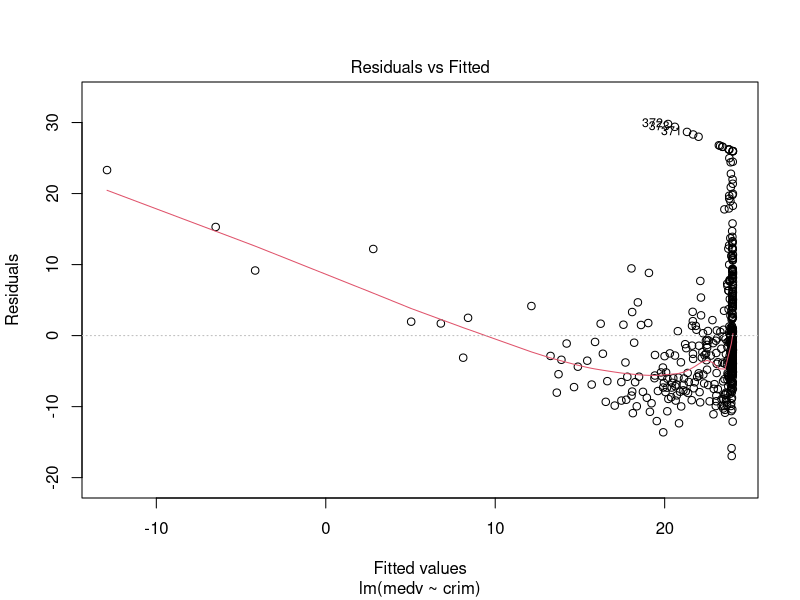
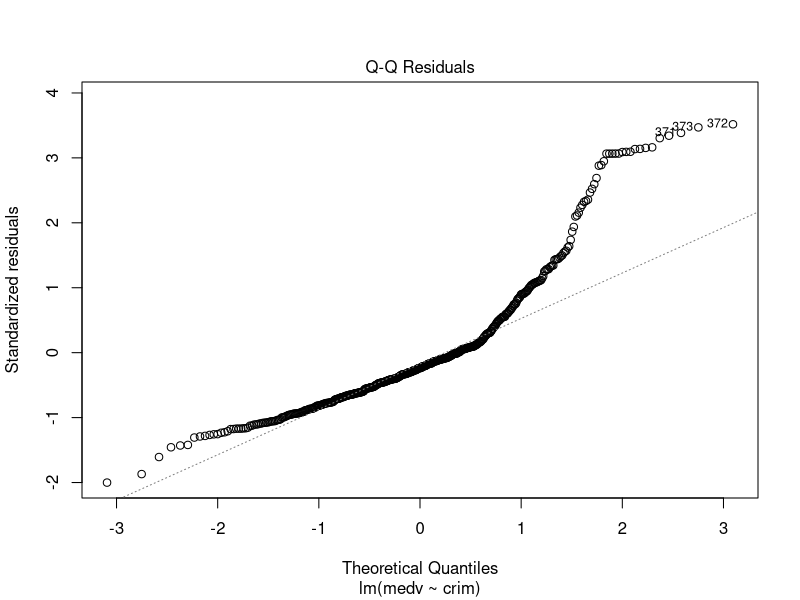
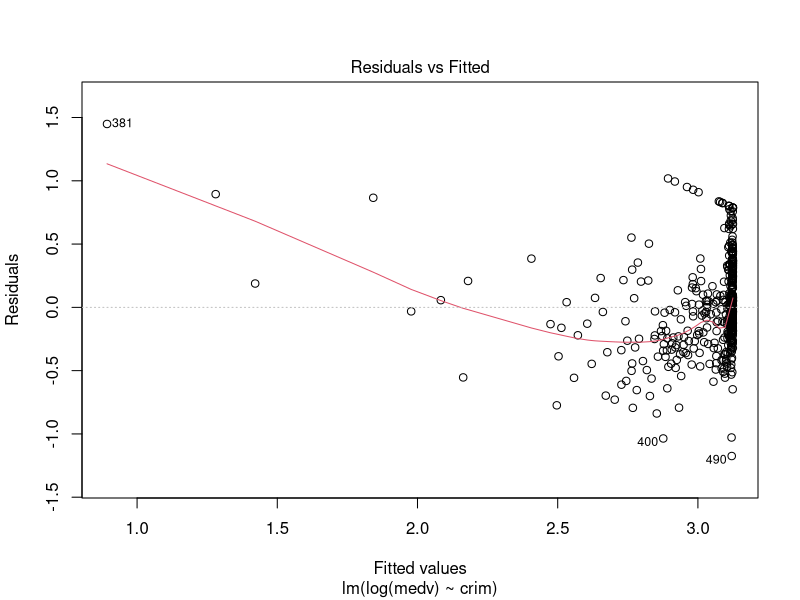
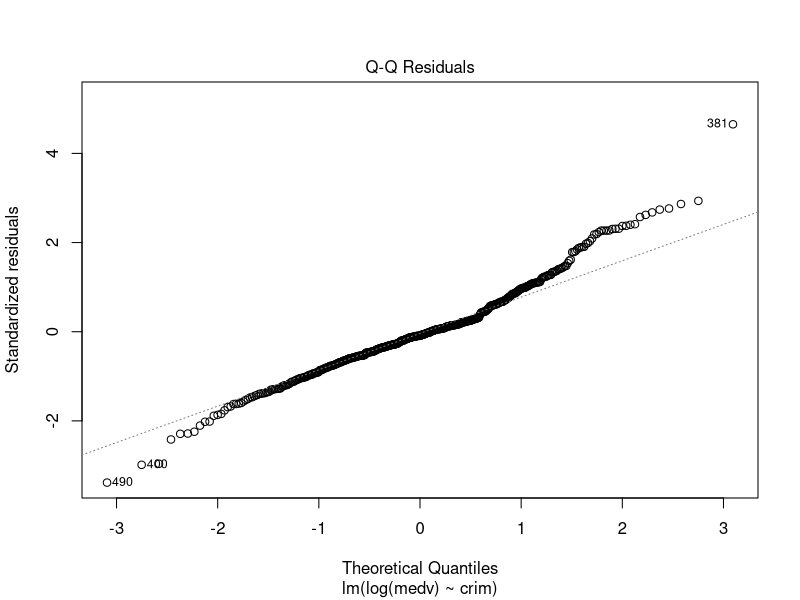
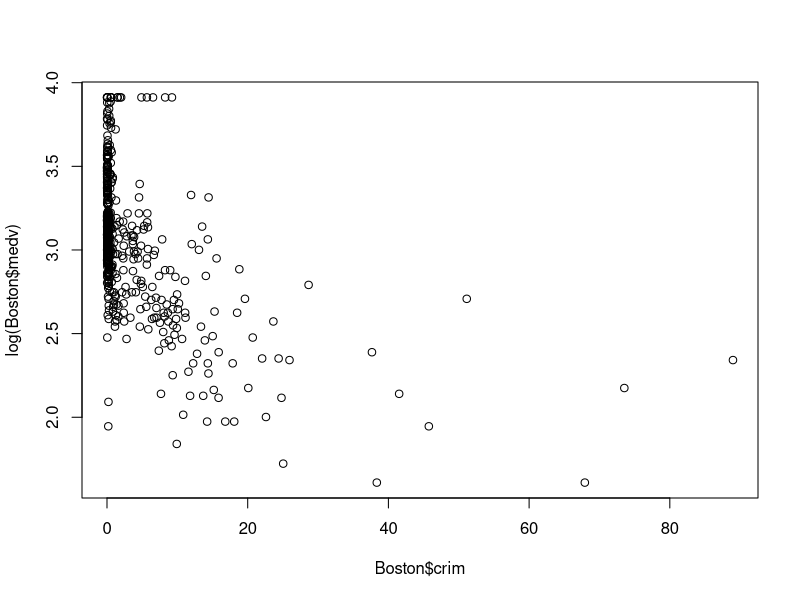
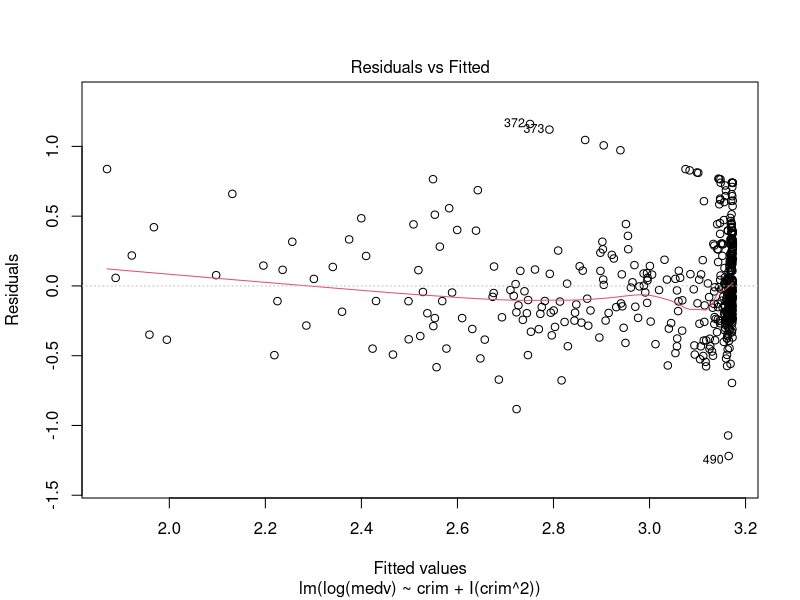
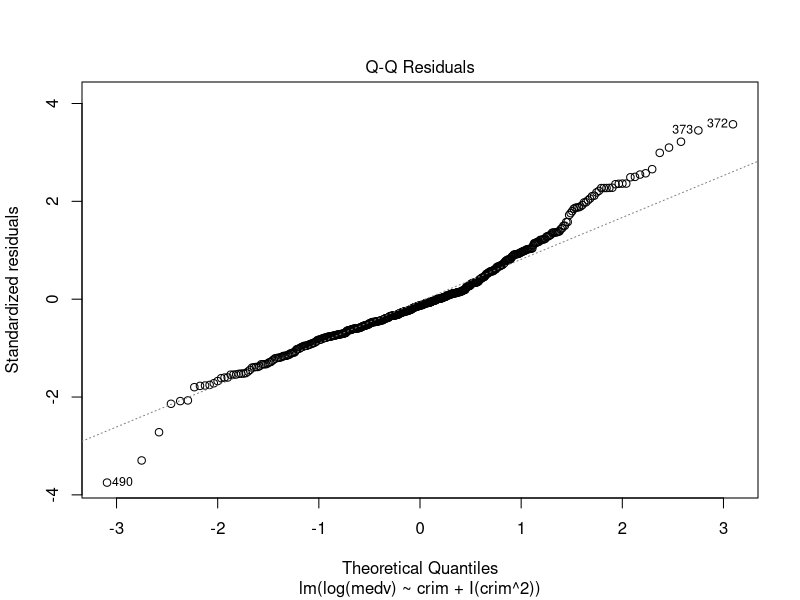

The R script that drew these images, in order:
## ---- chunk 1
# This line of code tells the document all the display defaults

knitr::opts_chunk$set(echo = TRUE, cache = TRUE, include = TRUE, fig.align="center",warnings = FALSE,fig.width = 5,fig.height=3)
## ---- chunk 2
library(MASS)
## ---- chunk 3
mod_full <- lm(medv ~ crim,Boston)
summary(mod_full)
plot(mod_full,1)
plot(mod_full,2)
## ---- chunk 4
mod_full <- lm(log(medv) ~ crim,Boston)
summary(mod_full)
## ---- chunk 5
mod_red <- lm(log(medv) ~ 1,Boston)
mod_full <- lm(log(medv) ~ crim,Boston)
anova(mod_red,mod_full)
## ---- chunk 6
newdata <- data.frame(crim = 0.5)
logpred <- predict(mod_full,newdata)
exp(logpred) # exponential funcion
## ---- chunk 7
plot(mod_full,1)
plot(mod_full,2)
## ---- chunk 8
plot(Boston$crim,log(Boston$medv))
## ---- chunk 9
mod_full <- lm(log(medv) ~ crim + I(crim^2),Boston)
# I is how you tell R to include a polynomial term
summary(mod_full)
## ---- chunk 10
mod_red <- lm(log(medv) ~ 1,Boston)
mod_full <- lm(log(medv) ~ crim + I(crim^2),Boston)
anova(mod_red,mod_full)
## ---- chunk 11
mod_red <- lm(log(medv) ~ crim,Boston)
anova(mod_red,mod_full)
## ---- chunk 12
plot(mod_full,1)
plot(mod_full,2)
## ---- chunk 13

